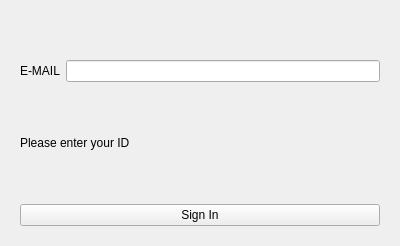
<?xml version="1.0" encoding="UTF-8"?>
<ui version="4.0">
 <class>Form</class>
 <widget class="QWidget" name="Form">
  <property name="geometry">
   <rect>
    <x>0</x>
    <y>0</y>
    <width>400</width>
    <height>246</height>
   </rect>
  </property>
  <property name="windowTitle">
   <string>Form</string>
  </property>
  <layout class="QVBoxLayout" name="verticalLayout">
   <property name="leftMargin">
    <number>20</number>
   </property>
   <property name="topMargin">
    <number>20</number>
   </property>
   <property name="rightMargin">
    <number>20</number>
   </property>
   <property name="bottomMargin">
    <number>20</number>
   </property>
   <item>
    <spacer name="verticalSpacer">
     <property name="orientation">
      <enum>Qt::Vertical</enum>
     </property>
     <property name="sizeType">
      <enum>QSizePolicy::Fixed</enum>
     </property>
     <property name="sizeHint" stdset="0">
      <size>
       <width>20</width>
       <height>40</height>
      </size>
     </property>
    </spacer>
   </item>
   <item>
    <layout class="QGridLayout" name="gridLayout">
     <item row="0" column="1">
      <widget class="QLineEdit" name="lineEdit"/>
     </item>
     <item row="0" column="0">
      <widget class="QLabel" name="label">
       <property name="text">
        <string>E-MAIL</string>
       </property>
      </widget>
     </item>
    </layout>
   </item>
   <item>
    <spacer name="verticalSpacer_3">
     <property name="orientation">
      <enum>Qt::Vertical</enum>
     </property>
     <property name="sizeType">
      <enum>QSizePolicy::Fixed</enum>
     </property>
     <property name="sizeHint" stdset="0">
      <size>
       <width>20</width>
       <height>15</height>
      </size>
     </property>
    </spacer>
   </item>
   <item>
    <widget class="QLabel" name="label_3">
     <property name="text">
      <string>Please enter your ID</string>
     </property>
    </widget>
   </item>
   <item>
    <spacer name="verticalSpacer_2">
     <property name="orientation">
      <enum>Qt::Vertical</enum>
     </property>
     <property name="sizeType">
      <enum>QSizePolicy::Fixed</enum>
     </property>
     <property name="sizeHint" stdset="0">
      <size>
       <width>20</width>
       <height>15</height>
      </size>
     </property>
    </spacer>
   </item>
   <item>
    <widget class="QPushButton" name="pushButton">
     <property name="text">
      <string>Sign In</string>
     </property>
    </widget>
   </item>
  </layout>
 </widget>
 <resources/>
 <connections/>
</ui>
